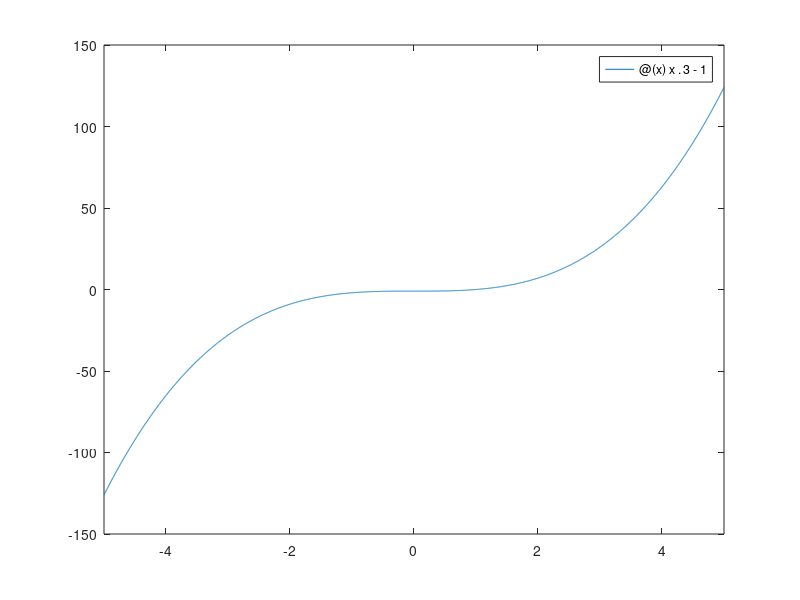
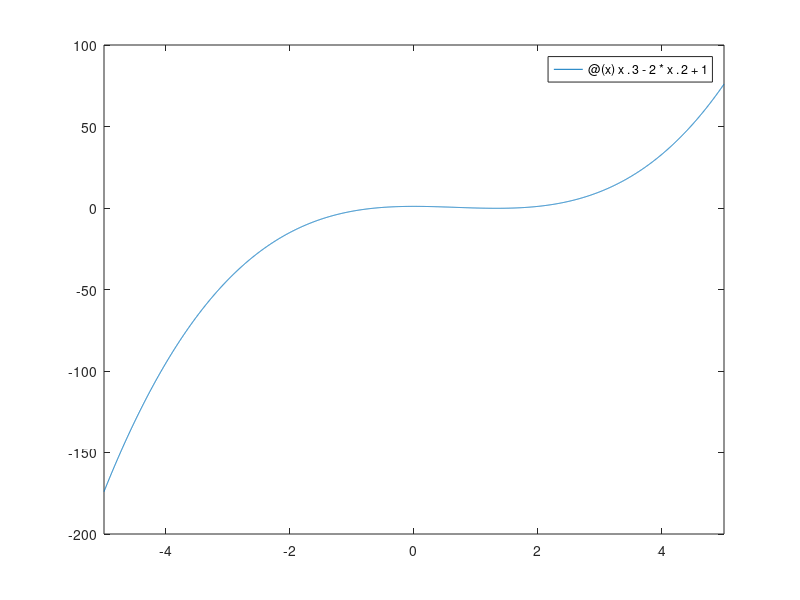

The MATLAB source for these figures, in order: (Note: this script raises an error after producing the figures.)
clc
clear all
close all

a=-2;
b=2;
toll =1e-6;
fx1 = @(x) x.^3-1;
fx2 = @(x) x.^3-2*x.^2+1;
figure(1)
fplot(fx1);
figure(2)
fplot(fx2);


[I1, N1] = simptoll(fx1, a, b, toll);
[I2, N2] = simptoll(fx2, a, b, toll);
table(I1,N1, I2, N2)
[I1, N1] = traptoll(fx1, a, b, toll);
[I2, N2] = traptoll(fx2, a, b, toll);
table(I1,N1, I2, N2)









